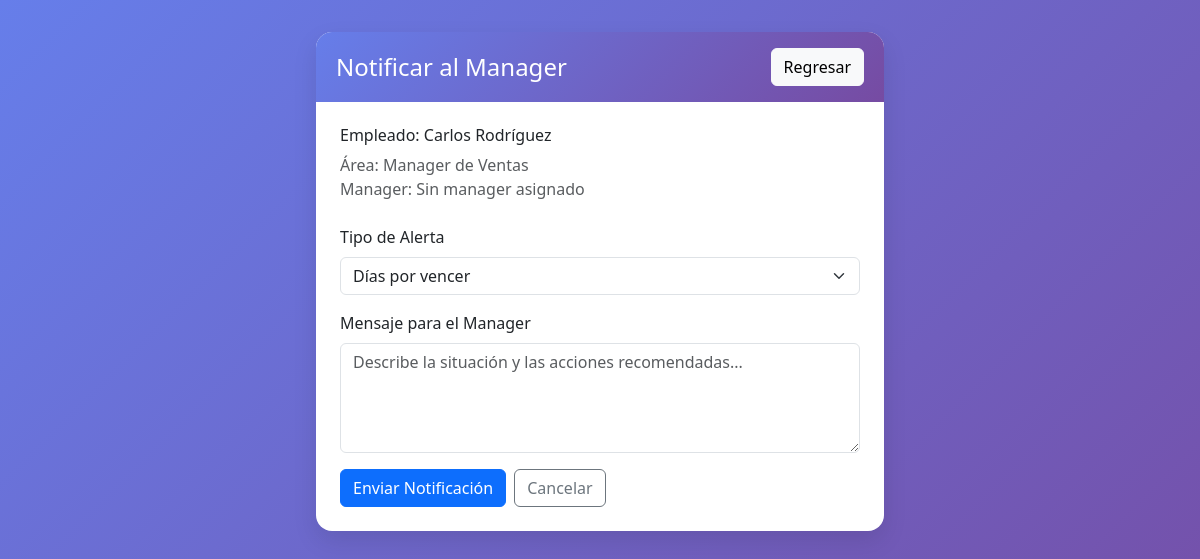
The app's page /rrhh/notificar-manager/2/ (signed in) with its own data.
### empleados/models.py (models this page shows, shortened)
class Empleado(models.Model):
    JERARQUIA_CHOICES = [
        ('director', 'Director'),
        ('gerente', 'Gerente'),
        ('sub_gerente', 'Sub Gerente'),
        ('jefe', 'Jefe'),
        ('supervisor', 'Supervisor'),
        ('coordinador', 'Coordinador'),
        ('asistente', 'Asistente'),
        ('auxiliar', 'Auxiliar'),
    ]
    GERENCIA_CHOICES = [
        ('gerencia_comercial_local', 'Gerencia Comercial Local'),
        ('gerencia_comercial_internacional', 'Gerencia Comercial Internacional'),
        ('gerencia_desarrollo_organizacional', 'Gerencia de Desarrollo Organizacional'),
        ('gerencia_administracion_finanzas', 'Gerencia Administración y Finanzas'),
    ]
    user = models.OneToOneField(User, on_delete=models.CASCADE, related_name='empleado', null=True)
    nombre = models.CharField(max_length=100)
    apellido = models.CharField(max_length=100)
    dni = models.CharField(
        max_length=8,
        unique=True,
        validators=[validar_dni],
        help_text='Documento Nacional de Identidad (8 dígitos)',
        verbose_name='DNI'
    )
    email = models.EmailField(unique=True)
    puesto = models.CharField(max_length=100)
    fecha_contratacion = models.DateField()
    dias_vacaciones_disponibles = models.IntegerField(default=20, help_text='Días laborables de vacaciones por período')
    dias_vacaciones_calendario = models.IntegerField(
        default=42,
        help_text='Días calendario equivalentes (laborables + fines de semana estimados)'
    )
    dias_calendario_tomados_año = models.IntegerField(
        default=0,
        help_text='Días calendario ya tomados en el año actual'
    )
    fines_semana_incluidos_año = models.IntegerField(
        default=0,
        help_text='Cantidad de fines de semana incluidos en vacaciones del año'
    )
    manager = models.ForeignKey(
        'self', on_delete=models.SET_NULL, null=True, blank=True, related_name='equipo'
    )
    es_rrhh = models.BooleanField(
        default=False,
        help_text='Indica si este empleado es parte del departamento de RRHH'
    )
    area = models.CharField(
        max_length=100,
        null=True,
        blank=True,
        help_text='Área o departamento del empleado'
    )
    gerencia = models.CharField(
        max_length=50,
        choices=GERENCIA_CHOICES,
        null=True,
        blank=True,
        help_text='Gerencia a la que pertenece el empleado'
    )
    jerarquia = models.CharField(
        max_length=20,
        choices=JERARQUIA_CHOICES,
        default='auxiliar',
        help_text='Nivel jerárquico del empleado en la organización'
    )
    foto_perfil = models.FileField(
        upload_to='fotos_perfil/',
        null=True,
        blank=True,
        help_text='Foto de perfil del empleado'
    )
    @property
    def es_empleado_rrhh(self):
        return self.es_rrhh

### empleados/views.py (the view)
# urls.py: path('rrhh/notificar-manager/<int:empleado_id>/', views.rrhh_notificar_manager_vacaciones, name='rrhh_notificar_manager_vacaciones'),
@login_required
def rrhh_notificar_manager_vacaciones(request, empleado_id):
    try:
        empleado_rrhh = Empleado.objects.get(email=request.user.email)
    except Empleado.DoesNotExist:
        messages.error(request, 'No tienes un perfil de empleado asociado.')
        return redirect('login_empleado')
    if not empleado_rrhh.es_empleado_rrhh:
        messages.error(request, 'No tienes permisos de RRHH.')
        return redirect('inicio_empleado')
    empleado = get_object_or_404(Empleado, id=empleado_id)
    if request.method == 'POST':
        mensaje = request.POST.get('mensaje', '')
        tipo_alerta = request.POST.get('tipo_alerta', 'general')
        messages.success(request, f'Notificación enviada al manager de {empleado.nombre} {empleado.apellido}')
        return redirect('rrhh_control_vacaciones')
    return render(request, 'empleados/rrhh_notificar_manager.html', {
        'empleado_rrhh': empleado_rrhh,
        'empleado': empleado,
        'user': request.user
    })

### empleados/templates/empleados/rrhh_notificar_manager.html (shortened to what this page needs)
<!DOCTYPE html>
<html lang="es">
<head>
  <link rel="stylesheet" href="https://cdn.jsdelivr.net/npm/bootstrap@5.3.2/dist/css/bootstrap.min.css" />
</head>
<body>
  <div class="page">
    <div class="card-ui">
      <div class="card-header">
        <h4 class="mb-0">Notificar al Manager</h4>
        <a class="btn btn-light" href="{% url 'rrhh_control_vacaciones' %}">Regresar</a>
      </div>
      <div class="p-4">
        <div class="mb-4">
          <h6>Empleado: {{ empleado.nombre }} {{ empleado.apellido }}</h6>
          <p class="text-muted mb-0">Área: {{ empleado.puesto }}</p>
          <p class="text-muted">Manager: {% if empleado.manager %}{{ empleado.manager.nombre }} {{ empleado.manager.apellido }}{% else %}Sin manager asignado{% endif %}</p>
        </div>
        <form method="post">
          <div class="mb-3">
            <label class="form-label">Tipo de Alerta</label>
            <select class="form-select" name="tipo_alerta" required>
              <option value="dias_por_vencer">Días por vencer</option>
            </select>
          </div>
          <div class="mb-3">
            <label class="form-label">Mensaje para el Manager</label>
            <textarea class="form-control" name="mensaje" rows="4" placeholder="Describe la situación y las acciones recomendadas..." required></textarea>
          </div>
          <div class="d-flex gap-2">
            <button type="submit" class="btn btn-primary">Enviar Notificación</button>
            <a href="{% url 'rrhh_control_vacaciones' %}" class="btn btn-outline-secondary">Cancelar</a>
          </div>
        </form>
      </div>
    </div>
  </div>
</body>
</html>

### empleados/templates/empleados/rrhh_notificar_manager.html (style rules this page uses)
body { background:linear-gradient(135deg,#667eea,#764ba2);min-height:100vh }
.page { max-width:600px;margin:32px auto;padding:0 16px }
.card-ui { background:#fff;border-radius:16px;box-shadow:0 10px 25px rgba(0,0,0,.1);overflow:hidden }
.card-header { display:flex;justify-content:space-between;align-items:center;padding:16px 20px;background:linear-gradient(135deg,#667eea,#764ba2);color:#fff }

### records on screen
Empleado: nombre "Carlos", apellido "Rodríguez", puesto "Manager de Ventas"
